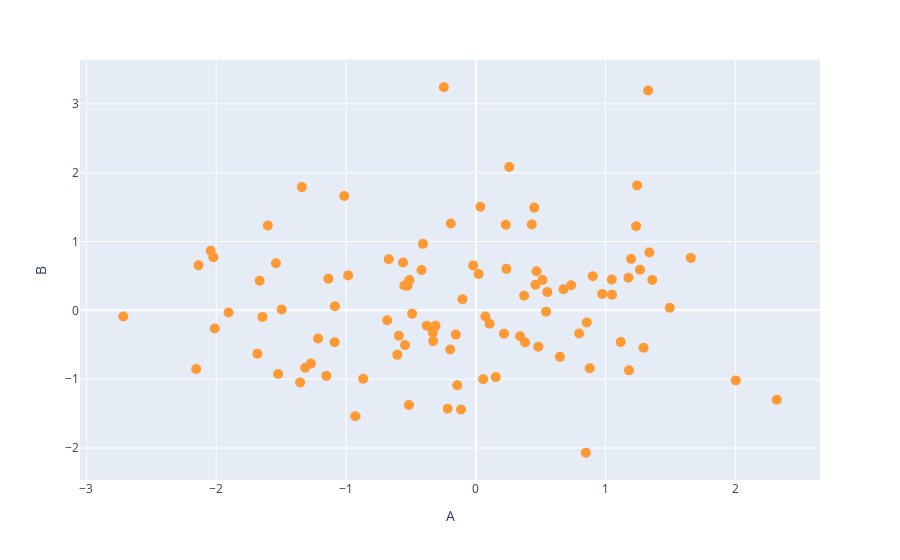

Here is the notebook cell this chart was saved with:
### Markdown cell above
## Scatter

### Code cell
fig = px.scatter(
    df,
    x='A',
    y='B',
    color_discrete_sequence=['rgba(255, 153, 51, 1.0)'],  # Match your color
    size_max=10  # Use size_max if you have a size column; otherwise, set marker size below
)
fig.update_traces(marker=dict(size=10))
 
# Show the plot
fig.show()
